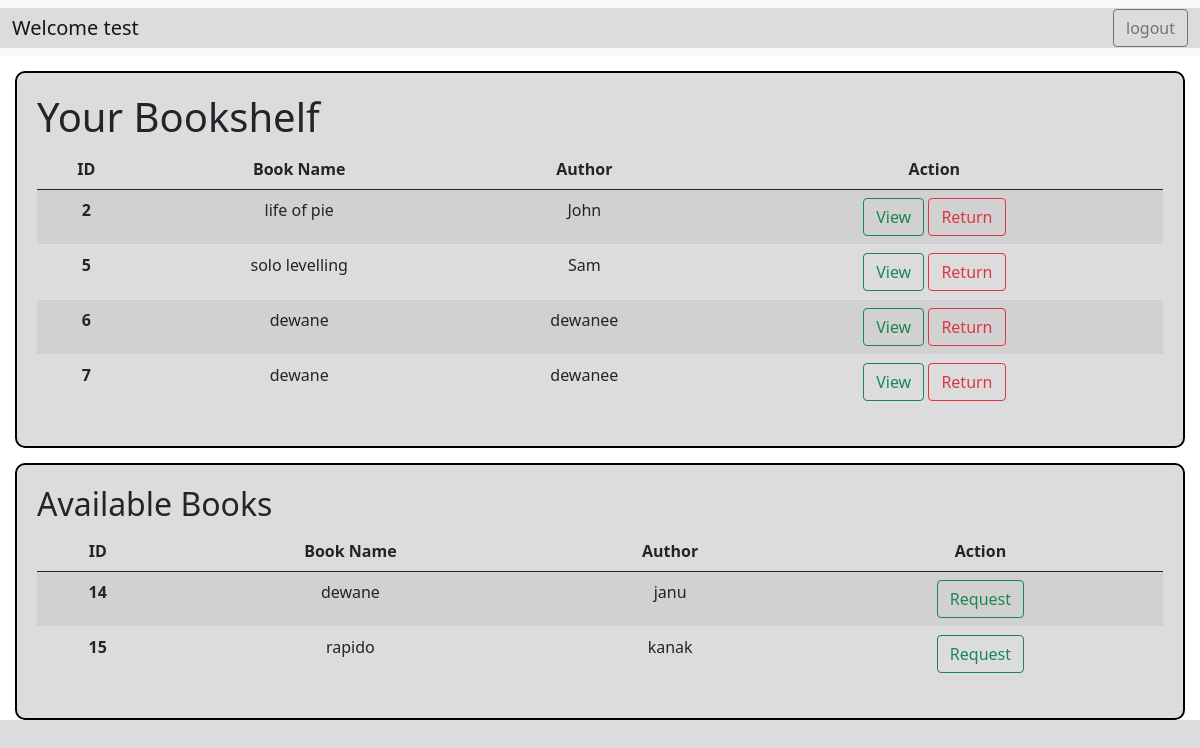
The page /user_dashboard/4 on the database its author committed.
### application/models.py (models this page shows)
class User(db.Model):
    id = db.Column(db.Integer, primary_key = True)
    email = db.Column(db.String(),unique = True, nullable = False)
    username = db.Column(db.String(), unique = True, nullable = False)
    password = db.Column (db.String(), nullable = False)
    type = db.Column (db.String(),default ="general")
    ebooks = db.relationship('Ebook', backref = 'bearer')

class Ebook(db.Model):
    id = db.Column(db.Integer, primary_key = True)
    b_name = db.Column(db.String(), nullable = False)
    author = db.Column(db.String(), nullable = False)
    b_url = db.Column(db.String(), nullable = True)
    status = db.Column(db.String(), default = "Available")
    user_id = db.Column(db.Integer, db.ForeignKey('user.id'), nullable = True)

### application/controllers.py (the view)
@app.route("/user_dashboard/<int:user_id>", methods=["GET"])
def user_dashboard(user_id):
    this_user = User.query.filter_by(id=int(user_id)).first()
    e_books = Ebook.query.filter_by(status="Available").all()
    g_books = Ebook.query.filter_by(status="Granted",user_id = int(user_id)).all()
    return render_template("user_dashboard.html", user=this_user, e_books=e_books, g_books=g_books)

### templates/user_dashboard.html (shortened to what this page needs)
<!DOCTYPE html>
<html lang="en">
<head>
    <link href="https://cdn.jsdelivr.net/npm/bootstrap@5.0.2/dist/css/bootstrap.min.css" rel="stylesheet"
>
    <link rel="stylesheet" href="../static/style.css">
</head>
<body>
    <div class="sign_in">
        <nav class="navbar navbar-expand-lg navbar-light bg-light">
            <div class="container-fluid">
                <a class="navbar-brand" href="#">Welcome {{user.username}}</a>
                <div class="d-flex">
                    <a class="btn btn-outline-secondary" href="/login">logout</a>
                </div>
            </div>
        </nav>
    </div>
    <div class=" inshelf content_main">
        <h1> Your Bookshelf </h1>
        <div id="content">
            <table class="table table-striped table-hover">
                <thead>
                    <tr>
                        <th scope="col">ID</th>
                        <th scope="col">Book Name</th>
                        <th scope="col">Author</th>
                        <th scope="col">Action</th>
                    </tr>
                </thead>
                <tbody>
                    {% for granted_book in g_books %}
                    <tr>
                        <th scope="row">{{granted_book.id}}</th>
                        <td>{{granted_book.b_name}}</td>
                        <td>{{granted_book.author}}</td>
                        <td>
                            <a href="{{ granted_book.b_url}}" target="_blank" class="btn btn-outline-success">View </a>
                            <a href="{{ url_for('return_granted', user_id=user.id, book_id=granted_book.id) }}" class="btn btn-outline-danger">Return </a>
                        </td>
                    </tr>
                    {% endfor %}
                </tbody>
            </table>
        </div>
    </div>
    <div class="requested content_main">
        <h2> Available Books</h2>
        <div id="content">
            <table class="table table-striped table-hover">
                <thead>
                    <tr>
                        <th scope="col">ID</th>
                        <th scope="col">Book Name</th>
                        <th scope="col">Author</th>
                        <th scope="col">Action</th>
                    </tr>
                </thead>
                <tbody>
                    {% for book in e_books %}
                    <tr>
                        <th scope="row">{{book.id}}</th>
                        <td>{{book.b_name}}</td>
                        <td>{{book.author}}</td>
                        <td>
                            <a href="{{ url_for('request_book', user_id=user.id, book_id=book.id) }}" class="btn btn-outline-success">Request </a>
                        </td>
                    </tr>
                    {% endfor %}
                </tbody>
            </table>
        </div>
    </div>
</body>
</html>

### static/style.css (style rules this page uses)
* { margin: 0px; padding: 0px; background-color: gainsboro; }
.content_main { border: 2px solid black; border-radius: 10px; margin: 15px; padding: 20px; }
#content { text-align: center; }

### rows shown on the page
User: username "test"
Ebook: id "2", b_name "life of pie", author "John"
Ebook: id "5", b_name "solo levelling", author "Sam"
Ebook: id "6", b_name "dewane", author "dewanee"
Ebook: id "7", b_name "dewane", author "dewanee"
Ebook: id "14", b_name "dewane", author "janu"
Ebook: id "15", b_name "rapido", author "kanak"
